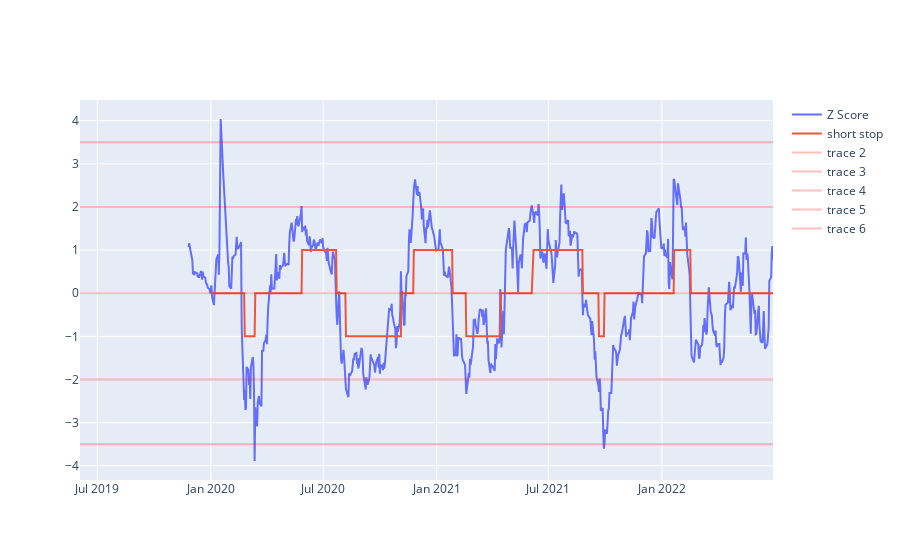

Write notebook code for a chart like this one.
### Code cell
X1, X2 = np.log(data['s1']), np.log(data['s2'])

# create hedge ratio using rolling regression with 63 day window
data['Hedge Ratio'] = RollingOLS(X2, X1, window=ma).fit().params
data['Spread_1'] = X2 - X1*data['Hedge Ratio']

# calculate z score
data['Z_Score'] = (data['Spread_1']-data['Spread_1'].rolling(window=ma).mean())/data['Spread_1'].rolling(window=ma).std()

# given prices are daily close, we shift these periods by 1 day
# define regular trade boundaries
data['Trade periods short'] = data['Z_Score'].where((data['Z_Score'] >= 2)|(data['Z_Score'] <= 0)).ffill().shift(1)
data['Trade periods long'] = data['Z_Score'].where((data['Z_Score'] <= -2)|(data['Z_Score'] >= 0)).ffill().shift(1)

# define stopped trade boundaries
data['Trade periods stopped short'] = data['Z_Score'].where((data['Z_Score'] >= 3.5)|(data['Z_Score'] <= 0)).ffill().shift(1)
data['Trade periods stopped long'] = data['Z_Score'].where((data['Z_Score'] <= -3.5)|(data['Z_Score'] >= 0)).ffill().shift(1)

# create binary thresholds for short trades
data['Trades short'] = (np.sign(data['Trade periods short'])+1)/2
data['Trades stopped short'] = (np.sign(data['Trade periods stopped short'])+1)/2
# create binary thresholds for long trades
data['Trades long'] = -(1-(np.sign(data['Trade periods long'])))/2
data['Trades stopped long'] = -(1-(np.sign(data['Trade periods stopped long'])))/2
# sum trade thresholds 
data['all trades'] = data['Trades short'] + data['Trades long'] - data['Trades stopped short'] - data['Trades stopped long']

fig = make_subplots(rows=1, cols=1)
fig.add_trace(go.Scatter(x=data.index, y=data['Z_Score'], name='Z Score'), row=1,col=1)
fig.add_trace(go.Scatter(x=data.index, y=data["all trades"], name='short stop'), row=1,col=1)

# trade threshholds 
fig.add_trace(go.Scatter(x=data.index, y=[0]*len(data), line_color="#ff0000", opacity=0.25), row=1,col=1)
fig.add_trace(go.Scatter(x=data.index, y=[2]*len(data), line_color="#ff0000", opacity=0.25), row=1,col=1)
fig.add_trace(go.Scatter(x=data.index, y=[-2]*len(data), line_color="#ff0000", opacity=0.25), row=1,col=1)
fig.add_trace(go.Scatter(x=data.index, y=[3.5]*len(data), line_color="#ff0000", opacity=0.25), row=1,col=1)
fig.add_trace(go.Scatter(x=data.index, y=[-3.5]*len(data), line_color="#ff0000", opacity=0.25), row=1,col=1)

fig.update_layout(hovermode='x')
fig.show()

### Figure 1 — Plotly figure (JSON) as saved in the notebook; plotly's stock layout.template omitted (floating-point values rounded to 4 significant figures; data arrays with more than 128 entries replaced by an {"elided": "..."} marker saying what was removed)
{"data": [{"name": "Z Score", "type": "scatter", "x": {"elided": "777 str values"}, "xaxis": "x", "y": {"elided": "777 float values"}, "yaxis": "y"}, {"name": "short stop", "type": "scatter", "x": {"elided": "777 str values"}, "xaxis": "x", "y": {"elided": "777 int values"}, "yaxis": "y"}, {"line": {"color": "#ff0000"}, "opacity": 0.25, "type": "scatter", "x": {"elided": "777 str values"}, "xaxis": "x", "y": {"elided": "777 int values"}, "yaxis": "y"}, {"line": {"color": "#ff0000"}, "opacity": 0.25, "type": "scatter", "x": {"elided": "777 str values"}, "xaxis": "x", "y": {"elided": "777 int values"}, "yaxis": "y"}, {"line": {"color": "#ff0000"}, "opacity": 0.25, "type": "scatter", "x": {"elided": "777 str values"}, "xaxis": "x", "y": {"elided": "777 int values"}, "yaxis": "y"}, {"line": {"color": "#ff0000"}, "opacity": 0.25, "type": "scatter", "x": {"elided": "777 str values"}, "xaxis": "x", "y": {"elided": "777 float values"}, "yaxis": "y"}, {"line": {"color": "#ff0000"}, "opacity": 0.25, "type": "scatter", "x": {"elided": "777 str values"}, "xaxis": "x", "y": {"elided": "777 float values"}, "yaxis": "y"}], "layout": {"autosize": true, "hovermode": "x", "xaxis": {"anchor": "y", "autorange": true, "domain": [0, 1], "range": ["2019-06-03", "2022-06-30"], "type": "date"}, "yaxis": {"anchor": "x", "autorange": true, "domain": [0, 1], "range": [-4.329, 4.479], "type": "linear"}}}
